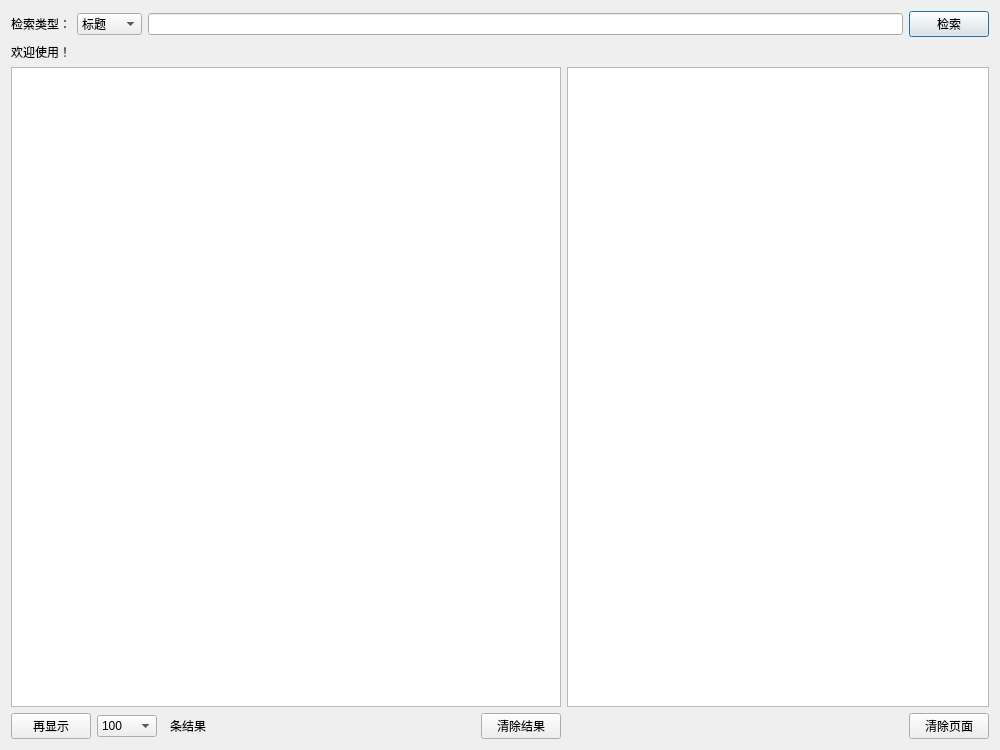
<?xml version="1.0" encoding="UTF-8"?>
<ui version="4.0">
 <class>Dialog</class>
 <widget class="QDialog" name="Dialog">
  <property name="geometry">
   <rect>
    <x>0</x>
    <y>0</y>
    <width>1000</width>
    <height>750</height>
   </rect>
  </property>
  <property name="minimumSize">
   <size>
    <width>1000</width>
    <height>750</height>
   </size>
  </property>
  <property name="windowTitle">
   <string>论文信息索引</string>
  </property>
  <layout class="QVBoxLayout" name="verticalLayout_3">
   <item>
    <layout class="QHBoxLayout" name="horizontalLayout">
     <item>
      <widget class="QLabel" name="label">
       <property name="text">
        <string>检索类型：</string>
       </property>
      </widget>
     </item>
     <item>
      <widget class="QComboBox" name="comboBox">
       <item>
        <property name="text">
         <string>标题</string>
        </property>
       </item>
       <item>
        <property name="text">
         <string>作者</string>
        </property>
       </item>
       <item>
        <property name="text">
         <string>关键词</string>
        </property>
       </item>
      </widget>
     </item>
     <item>
      <widget class="QLineEdit" name="lineEdit"/>
     </item>
     <item>
      <widget class="QPushButton" name="search">
       <property name="text">
        <string>检索</string>
       </property>
      </widget>
     </item>
    </layout>
   </item>
   <item>
    <widget class="QLabel" name="statusLabel">
     <property name="text">
      <string>欢迎使用！</string>
     </property>
    </widget>
   </item>
   <item>
    <layout class="QHBoxLayout" name="horizontalLayout_4">
     <item>
      <layout class="QVBoxLayout" name="verticalLayout">
       <item>
        <widget class="QListWidget" name="titleList">
         <property name="sizePolicy">
          <sizepolicy hsizetype="Expanding" vsizetype="Expanding">
           <horstretch>2</horstretch>
           <verstretch>0</verstretch>
          </sizepolicy>
         </property>
         <property name="minimumSize">
          <size>
           <width>550</width>
           <height>0</height>
          </size>
         </property>
        </widget>
       </item>
       <item>
        <layout class="QHBoxLayout" name="horizontalLayout_3">
         <item>
          <widget class="QPushButton" name="showMore">
           <property name="text">
            <string>再显示</string>
           </property>
          </widget>
         </item>
         <item>
          <widget class="QComboBox" name="sizeCombox">
           <property name="minimumSize">
            <size>
             <width>60</width>
             <height>0</height>
            </size>
           </property>
           <item>
            <property name="text">
             <string>100</string>
            </property>
           </item>
           <item>
            <property name="text">
             <string>500</string>
            </property>
           </item>
           <item>
            <property name="text">
             <string>1000</string>
            </property>
           </item>
           <item>
            <property name="text">
             <string>5000</string>
            </property>
           </item>
          </widget>
         </item>
         <item>
          <widget class="QLabel" name="tiaoJieguo">
           <property name="minimumSize">
            <size>
             <width>50</width>
             <height>0</height>
            </size>
           </property>
           <property name="text">
            <string>条结果</string>
           </property>
           <property name="alignment">
            <set>Qt::AlignCenter</set>
           </property>
          </widget>
         </item>
         <item>
          <spacer name="horizontalSpacer">
           <property name="orientation">
            <enum>Qt::Horizontal</enum>
           </property>
           <property name="sizeHint" stdset="0">
            <size>
             <width>40</width>
             <height>20</height>
            </size>
           </property>
          </spacer>
         </item>
         <item>
          <widget class="QPushButton" name="clearList">
           <property name="text">
            <string>清除结果</string>
           </property>
          </widget>
         </item>
        </layout>
       </item>
      </layout>
     </item>
     <item>
      <layout class="QVBoxLayout" name="verticalLayout_2" stretch="1,0">
       <item>
        <widget class="QTextBrowser" name="infBrowser">
         <property name="sizePolicy">
          <sizepolicy hsizetype="Expanding" vsizetype="Expanding">
           <horstretch>1</horstretch>
           <verstretch>0</verstretch>
          </sizepolicy>
         </property>
         <property name="minimumSize">
          <size>
           <width>350</width>
           <height>0</height>
          </size>
         </property>
         <property name="html">
          <string>&lt;!DOCTYPE HTML PUBLIC &quot;-//W3C//DTD HTML 4.0//EN&quot; &quot;http://www.w3.org/TR/REC-html40/strict.dtd&quot;&gt;
&lt;html&gt;&lt;head&gt;&lt;meta name=&quot;qrichtext&quot; content=&quot;1&quot; /&gt;&lt;style type=&quot;text/css&quot;&gt;
p, li { white-space: pre-wrap; }
&lt;/style&gt;&lt;/head&gt;&lt;body style=&quot; font-family:'SimSun'; font-size:9pt; font-weight:400; font-style:normal;&quot;&gt;
&lt;p style=&quot;-qt-paragraph-type:empty; margin-top:0px; margin-bottom:0px; margin-left:0px; margin-right:0px; -qt-block-indent:0; text-indent:0px;&quot;&gt;&lt;br /&gt;&lt;/p&gt;&lt;/body&gt;&lt;/html&gt;</string>
         </property>
        </widget>
       </item>
       <item>
        <layout class="QHBoxLayout" name="horizontalLayout_2">
         <item>
          <spacer name="horizontalSpacer_2">
           <property name="orientation">
            <enum>Qt::Horizontal</enum>
           </property>
           <property name="sizeHint" stdset="0">
            <size>
             <width>40</width>
             <height>20</height>
            </size>
           </property>
          </spacer>
         </item>
         <item>
          <widget class="QPushButton" name="clearBrowser">
           <property name="text">
            <string>清除页面</string>
           </property>
          </widget>
         </item>
        </layout>
       </item>
      </layout>
     </item>
    </layout>
   </item>
  </layout>
 </widget>
 <resources/>
 <connections/>
</ui>
